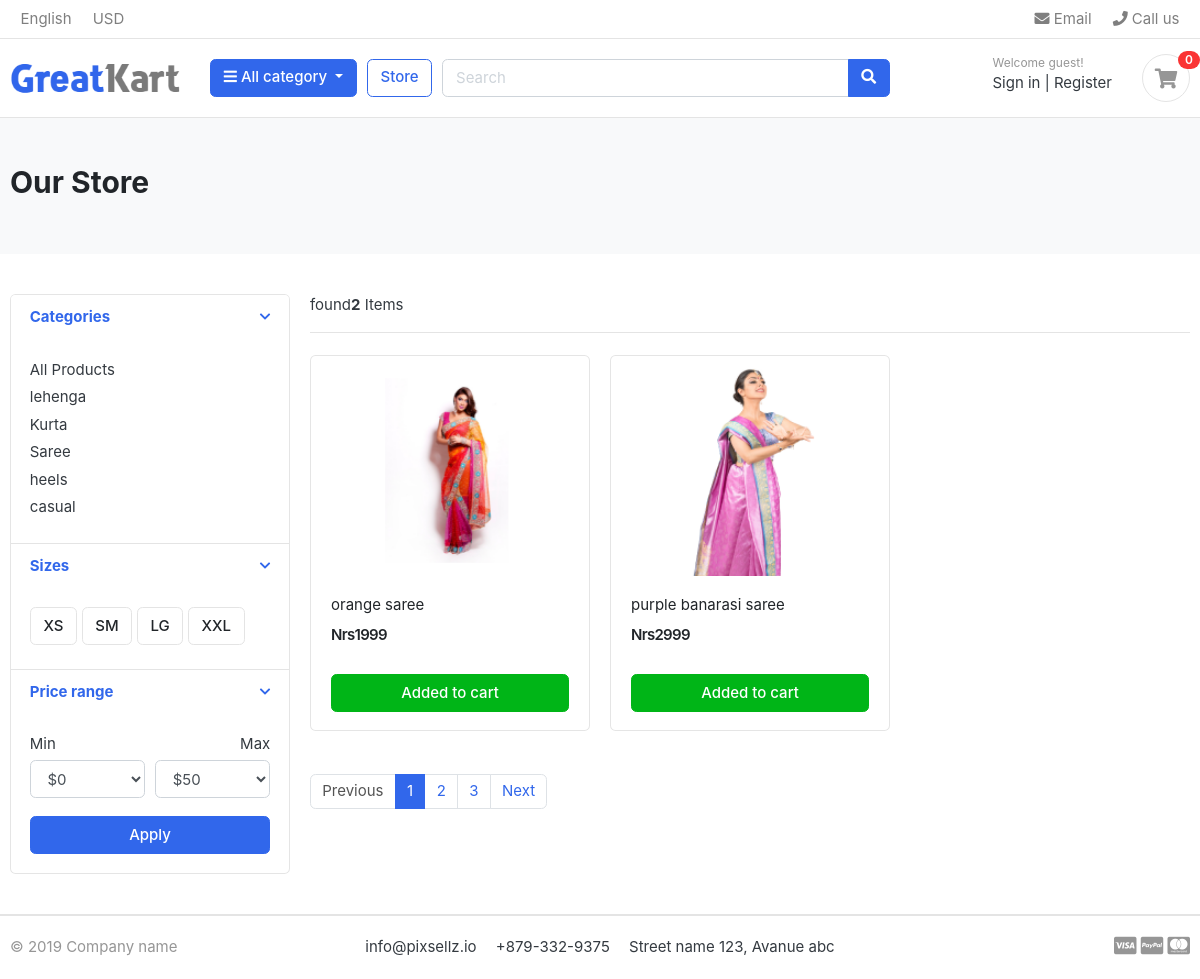
Page /store/saree/ on the committed database.
### catagory/models.py (models this page shows, shortened)
class catagory(models.Model):
    catagory_name = models.CharField(max_length=50)
    slug = models.SlugField(max_length=100, unique=True)
    description = models.TextField(max_length=255, blank=False)
    cat_image = models.ImageField(upload_to='photos/catagories',blank=True)
    class Meta:
        verbose_name = 'catagory'
        verbose_name_plural = 'catagories'
    def get_url(self):
            return reverse('products_by_catagory', args=[self.slug])

### store/models.py (models this page shows, shortened)
class product(models.Model):
    product_name =models.CharField(max_length=200, unique=True)
    slug         =models.SlugField(max_length=200, unique=True)
    description  =models.TextField(max_length=500, blank=True)
    price        =models.IntegerField()
    images       =models.ImageField(upload_to='photos/products')
    stock        =models.ImageField()
    is_available =models.BooleanField(default=True)
    catagory     =models.ForeignKey(catagory, on_delete=models.CASCADE)
    created_date =models.DateTimeField(auto_now_add=True)
    modified_date=models.DateTimeField(auto_now=True)
    def get_url(self):
        return reverse('product_detail',args=[self.catagory.slug, self.slug])

### store/views.py (the view)
# urls.py: path('store/', include('store.urls')),
def store(request, catagory_slug=None):
    catagories = None
    products = None
    if catagory_slug !=None:
        catagories = get_object_or_404(catagory, slug=catagory_slug )
        products = product.objects.filter(catagory=catagories, is_available=True)
        product_count = products.count()
    else:
        products = product.objects.all().filter(is_available=True)
        product_count = products.count()
    context = {
        'products': products,
        'product_count':product_count,
    }
    return render(request, 'store/store.html', context)  # Pass the context to the template

### catagory/context_processors.py (called while the page is built)
def menu_links(request):
    links = catagory.objects.all()
    return dict(links=links)

### templates/store/store.html (shortened to what this page needs)
{% extends "base.html" %}
{% load static %}
{% block content %}
    <section class="section-pagetop bg">
        <div class="container">
            <h2 class="title-page">Our Store</h2>
        </div>
    </section>
    <section class="section-content padding-y">
        <div class="container">
            <div class="row">
                <aside class="col-md-3">
                <div class="card">
        <article class="filter-group">
            <header class="card-header">
                <a href="#" data-toggle="collapse" data-target="#collapse_1" aria-expanded="true" class="">
                    <i class="icon-control fa fa-chevron-down"></i>
                    <h6 class="title">Categories</h6>
                </a>
            </header>
            <div class="filter-content collapse show" id="collapse_1" style="">
                <div class="card-body">
                    <ul class="list-menu">
                    <li><a href="{% url 'store' %}">All Products </a></li>
                    {% for catagory in links %}
                    <li><a href="{{ catagory.get_url }}">{{catagory.catagory_name}}  </a></li>
                    {% endfor %}
                    </ul>
                </div>
            </div>
        </article>
        <article class="filter-group">
            <header class="card-header">
                <a href="#" data-toggle="collapse" data-target="#collapse_4" aria-expanded="true" class="">
                    <i class="icon-control fa fa-chevron-down"></i>
                    <h6 class="title">Sizes </h6>
                </a>
            </header>
            <div class="filter-content collapse show" id="collapse_4" style="">
                <div class="card-body">
                  <label class="checkbox-btn">
                    <span class="btn btn-light"> XS </span>
                  </label>
                  <label class="checkbox-btn">
                    <span class="btn btn-light"> SM </span>
                  </label>
                  <label class="checkbox-btn">
                    <span class="btn btn-light"> LG </span>
                  </label>
                  <label class="checkbox-btn">
                    <span class="btn btn-light"> XXL </span>
                  </label>
            </div>
            </div>
        </article>
        <article class="filter-group">
            <header class="card-header">
                <a href="#" data-toggle="collapse" data-target="#collapse_3" aria-expanded="true" class="">
                    <i class="icon-control fa fa-chevron-down"></i>
                    <h6 class="title">Price range </h6>
                </a>
            </header>
            <div class="filter-content collapse show" id="collapse_3" style="">
                <div class="card-body">
                    <div class="form-row">
                    <div class="form-group col-md-6">
                      <label>Min</label>
                          <select class="mr-2 form-control">
                            <option value="0">$0</option>
                        </select>
                    </div>
                    <div class="form-group text-right col-md-6">
                      <label>Max</label>
                          <select class="mr-2 form-control">
                            <option value="50">$50</option>
                        </select>
                    </div>
                    </div>
                    <button class="btn btn-block btn-primary">Apply</button>
                </div>
            </div>
        </article>
    </div>
        </aside>
        <main class="col-md-9">
    <header class="border-bottom mb-4 pb-3">
            <div class="form-inline">
                <span class="mr-md-auto"> found<b>{{ product_count }}</b> Items </span>
            </div>
    </header>
    <div class="row">
        {% for product in products %}
        <div class="col-md-4">
            <figure class="card card-product-grid">
                <div class="img-wrap">
                   <a href="{{ product.get_url }}">  <img src="{{ product.images.url }}"></a>
                </div>
                <figcaption class="info-wrap">
                    <div class="fix-height">
                        <a href="{{ product.get_url }}" class="title">{{product.product_name}}</a>
                        <div class="price-wrap mt-2">
                            <span class="price">Nrs{{product.price}}</span>
                        </div>
                    </div>
                    <a href="#" class="btn btn-block btn-success">Added to cart </a>
                </figcaption>
            </figure>
        </div>
        {% endfor %}
    </div>
    <nav class="mt-4" aria-label="Page navigation sample">
      <ul class="pagination">
        <li class="page-item disabled"><a class="page-link" href="#">Previous</a></li>
        <li class="page-item active"><a class="page-link" href="#">1</a></li>
        <li class="page-item"><a class="page-link" href="#">2</a></li>
        <li class="page-item"><a class="page-link" href="#">3</a></li>
        <li class="page-item"><a class="page-link" href="#">Next</a></li>
      </ul>
    </nav>
        </main>
    </div>
    </div>
    </section>
{% endblock %}

### static/css/ui.css (style rules this page uses)
html { font-family: "Inter", sans-serif; font-size: 15px; }
.img-wrap { text-align: center; display: block; }
.img-wrap img { max-width: 100%; }
.price-wrap { letter-spacing: -0.7px; }
.padding-y { padding-top: 40px; padding-bottom: 40px; }
figure { margin-bottom: 0; }
article:after, .form-group:after { display: block; clear: both; content: ""; }
.bg { background-color: #f8f9fa; }
.title-page { color: #212529; }
.btn-light { background-color: #fff; border-color: #e4e4e4; }
[class*=list-] li:after { visibility: hidden; display: block; content: ""; overflow: hidden; height: 0; clear: both; }
.list-menu { list-style: none; margin: 0; padding-left: 0; }
.list-menu li { margin-bottom: 5px; }
.list-menu a { color: #343a40; }
[class*=card-product] a.title { color: #212529; display: block; }
[class*=card-product] .img-wrap { overflow: hidden; position: relative; }
[class*=card-product] .img-wrap img { height: 100%; max-width: 100%; width: auto; display: inline-block; -o-object-fit: cover; object-fit: cover; }
.card-product-grid { margin-bottom: 20px; }
.card-product-grid .img-wrap { border-radius: 0.2rem 0.2rem 0 0; height: 220px; }
.card-product-grid .info-wrap { overflow: hidden; padding: 18px 20px; }
.card-product-grid .fix-height { height: 80px; overflow: hidden; }
.card .img-wrap { overflow: hidden; }
.price { font-weight: 600; color: #212529; }
.icon-control { margin-top: 5px; float: right; font-size: 80%; }
.card-header .title { margin-bottom: 0; line-height: 1.5; }
.filter-group { border-bottom: 1px solid #e4e4e4; }
.filter-group .card-header { border-bottom: 0; }
.filter-group:last-child { border-bottom: 0; }
.checkbox-btn { position: relative; }
.section-pagetop { padding: 45px 0; }

### rows in the picture
catagory: catagory_name "lehenga"
catagory: catagory_name "Kurta"
catagory: catagory_name "Saree"
catagory: catagory_name "heels"
catagory: catagory_name "casual"
product: images (picture), product_name "orange saree", price "1999"
product: images (picture), product_name "purple banarasi saree", price "2999"

### other values in the picture
{{ product_count }} "2"
